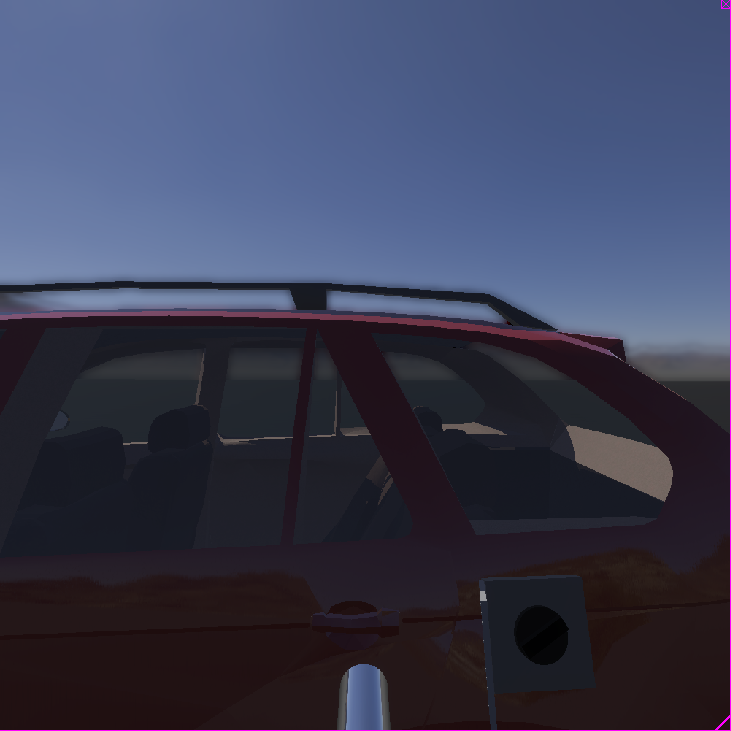
#> input picture vision/fuel_hatch_detection_model/image3.png, 731 x 731 px
$ python -i detect_shapes.py   (imports and definitions only)
#> lines starting #> are read from the running program, lines starting #| are printed output that depends on the picture; after the words box and inside, x2 and y2 are one past the last pixel; in counts of white or black regions, pixels touching at a corner belong together
### vision/fuel_hatch_detection_model/pyimagesearch/shapedetector.py
# import the necessary packages
import cv2

class ShapeDetector:
	def __init__(self):
		pass

	def detect(self, c):
		# initialize the shape name and approximate the contour
		shape = "unidentified"
		peri = cv2.arcLength(c, True)
		approx = cv2.approxPolyDP(c, 0.04 * peri, True)

		# if the shape is a triangle, it will have 3 vertices
		if len(approx) == 3:
			shape = "triangle"

		# if the shape has 4 vertices, it is either a square or
		# a rectangle
		elif len(approx) == 4:
			# compute the bounding box of the contour and use the
			# bounding box to compute the aspect ratio
			(x, y, w, h) = cv2.boundingRect(approx)
			ar = w / float(h)

			# a square will have an aspect ratio that is approximately
			# equal to one, otherwise, the shape is a rectangle
			shape = "square" if ar >= 0.95 and ar <= 1.05 else "rectangle"

		# if the shape is a pentagon, it will have 5 vertices
		elif len(approx) == 5:
			shape = "pentagon"

		# otherwise, we assume the shape is a circle
		else:
			shape = "circle"

		# return the name of the shape
		return shape

### vision/fuel_hatch_detection_model/detect_shapes.py
 # USAGE
# python detect_shapes.py --image image.png

# 1st step
# Find the angle the camera need to rotate by calling method find_slant_angle()
# use newimage_down.png to test


# 2nd step
# Find the width of the bar and the angle of bar from horizontal by calling method find_shape()
# use newimage.png to test

# import the necessary packages
import numpy as np
import matplotlib.pyplot as plt
from pyimagesearch.shapedetector import ShapeDetector
import argparse
import imutils
import cv2


# [10 lines left out: function img_pre_cap, not called in this run]

def img_pre_bar(img):
	# convert the resized image to grayscale, blur it slightly,
	# and threshold it
	gray = cv2.cvtColor(img, cv2.COLOR_BGR2GRAY)
	blurred = cv2.GaussianBlur(gray, (5, 5), 0)
	thresh_for_bar = cv2.threshold(blurred, 10, 255, cv2.THRESH_BINARY_INV)[1]
	# cv2.imshow("after threshold",thresh)
	# cv2.waitKey(500)
	return thresh_for_bar

def find_contour(img):
	# find contours in the thresholded image and initialize the
	# shape detector
	cnts = cv2.findContours(img.copy(), cv2.RETR_EXTERNAL,
		cv2.CHAIN_APPROX_SIMPLE)
	cnts = imutils.grab_contours(cnts)
	return cnts


def find_slant_angle(img):
	resized = imutils.resize(img, width=300)
	#cv2.imwrite("resized.jpg", resized)
	#cv2.waitKey(500)
	rat = img.shape[0] / float(resized.shape[0])
	sd = ShapeDetector()
	thresh_for_cap = img_pre_bar(resized)
	cnts_for_cap = find_contour(thresh_for_cap)
	for c in cnts_for_cap:
		M = cv2.moments(c)
		cX = int((M["m10"] / M["m00"]) * rat)
		cY = int((M["m01"] / M["m00"]) * rat)
		shape = sd.detect(c)
		Xmin = cX
		Xmax = cX
		Ymin = cY
		Ymax = cY
		for point in c:
			if point[0][0] < Xmin:
				Xmin = point[0][0]
			if point[0][1] < Ymin:
				Ymin = point[0][1]
			if point[0][0] > Xmax:
				Xmax = point[0][0]
			if point[0][1] > Ymax:
				Ymax = point[0][1]
		perimeter = Xmax - Xmin
		eclipse_peri = Ymax - Ymin

		if perimeter - eclipse_peri <= 2:
			slant_angle = 0
		else:
			slant_angle = np.arccos( (eclipse_peri-4)/perimeter)

		print("Slant Angle (rad):",slant_angle)
	return slant_angle

# [74 lines left out: function find_shape, not called in this run]


		# [19 lines of commented-out code are left out]

>>> import cv2
>>> picture = cv2.imread('image3.png')
#> picture is the input picture: shape (731, 731, 3); mean B, G, R 83.6, 61, 58
>>> result = find_slant_angle(picture)
#> in img_pre_bar, `gray = cv2.cvtColor(img, cv2.COLOR_BGR2GRAY)`:
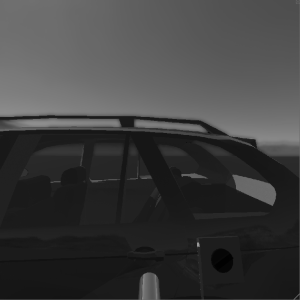
#> gray: shape (300, 300); min 1, max 153, mean 62.7
#> in img_pre_bar, `thresh_for_bar = cv2.threshold(blurred, 10, 255, cv2.THRESH_BINARY_INV..`:
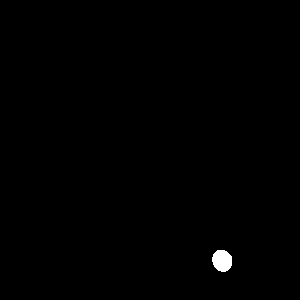
#> thresh_for_bar: shape (300, 300); 0.39% white; 1 white region
#> in find_contour, `cnts = cv2.findContours(img.copy(), cv2.RETR_EXTERNAL, cv2.CHAIN_APPRO..`: cnts = 1 contour; box (x1, y1, x2, y2) and area: (212, 250, 232, 272) 320
#> in find_slant_angle, `cnts_for_cap = find_contour(thresh_for_cap)`: cnts_for_cap has the same summary as cnts in find_contour
#> the loop in find_slant_angle, `for c in cnts_for_cap:` made 1 pass
#> (cX, cY, shape, peri in detect) on pass 1: (540, 634, 'circle', 66.53)
#| Slant Angle (rad): 0
#> result = 0
